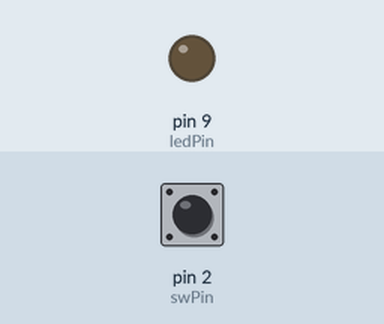
A sketch run on a simulated Arduino Uno, built with avr-gcc and run on an emulated ATmega328P. On the bench: output pins drawn as LEDs (lit = HIGH). The inputs (shaded band) are chosen by the test bench; at power-on: pin 2 (swPin) HIGH.

Above: at 1.2 s.
1.3 s: pin 2 (swPin) pulled LOW for 0.15 s
At 2.3 s:
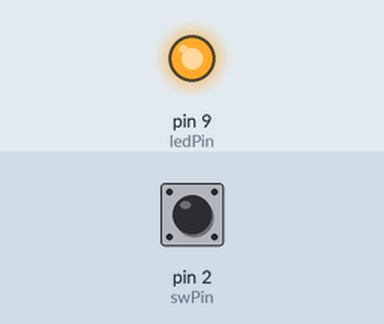
3.0 s: pin 2 (swPin) pulled LOW for 1 s
At 5.2 s:
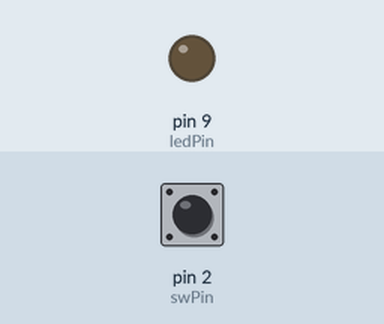
5.5 s: pin 2 (swPin) pulled LOW for 3.2 s
At 9.0 s:
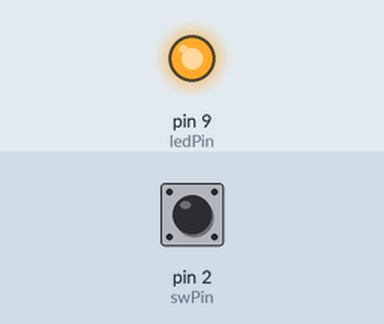
Timing chart, 0 to 10.5 s (numbered marks = the images above; inputs shaded):
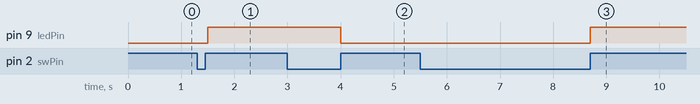

The sketch:

sketch_oct12a1.ino
```cpp
int swPin = 2;
int ledPin = 9;

void setup() {

  pinMode(swPin, INPUT);
  pinMode(ledPin, OUTPUT);
}
#define ON 1
#define OFF 0

int lightMode = OFF;
void loop() {


 if(digitalRead(swPin) ==0)
 {
  delay (100);

  if(digitalRead(swPin) ==1)
  {
    if(lightMode == ON){
      lightMode =OFF;
    }
    else{
      lightMode = ON;
    }
  }
 }

 if(lightMode ==ON)
 {
  digitalWrite(ledPin, HIGH);
 }
 else
 {
  digitalWrite(ledPin, LOW);
 }
}
```

Measured:
- after the input at 1.3 s, pin 9 (ledPin): LOW → HIGH after 0.20 s
- after the input at 3.0 s, pin 9 (ledPin): HIGH → LOW after 1.0 s
- after the input at 5.5 s, pin 9 (ledPin): LOW → HIGH after 3.2 s
